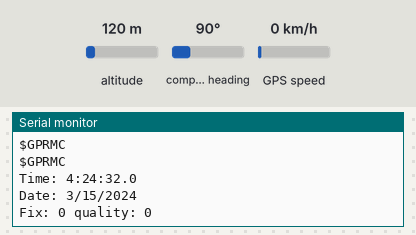
Bench run of a sketch on a simulated Arduino Uno, built with avr-gcc and run on an emulated ATmega328P. Shown: the last lines printed to the serial monitor. Inputs (shaded band) come from the test bench; at power-on: altitude 120 m, compass heading 90°, GPS speed 0 km/h. The GPS gets a fix after 3 s at 37.7749, -122.4194 with 8 satellites.

Above: at 2.2 s.
2.3 s: altitude set to 20 m
At 3.8 s:
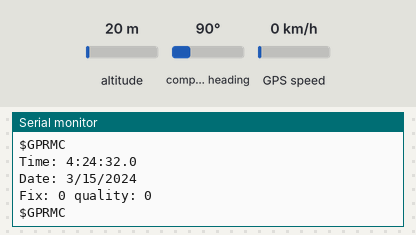
5.5 s: compass heading set to 7°
At 6.3 s:
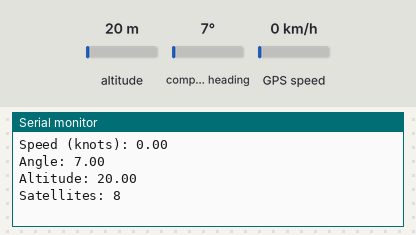
7.0 s: GPS speed set to 2 km/h
At 7.6 s:
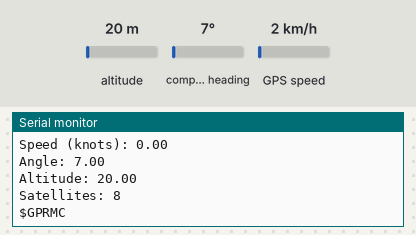
Timing chart, 0 to 10.0 s (numbered marks = the images above; inputs shaded):
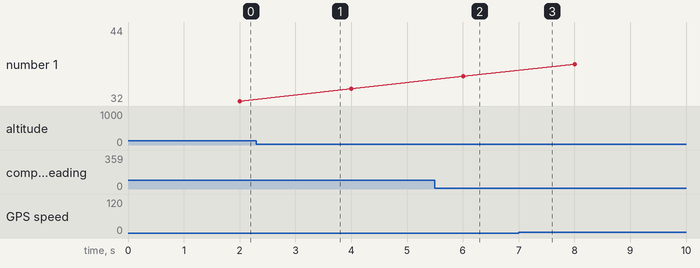

The sketch:

GPS_Module_test.ino
```cpp
#include "Adafruit_GPS.h"
#include "SoftwareSerial.h"
SoftwareSerial serial(3, 2);
Adafruit_GPS GPS(&serial);

// Set GPSECHO to 'false' to turn off echoing the GPS data to the Serial console
// Set to 'true' if you want to debug and listen to the raw GPS sentences
#define GPSECHO false

// this keeps track of whether we're using the interrupt
// off by default!
boolean usingInterrupt = false;
int hours = 0;

void setup()
{
  // connect at 115200 so we can read the GPS fast enough and echo without dropping chars
  // also spit it out
  Serial.begin(115200);
  Serial.println("Adafruit GPS library basic test!");

  // 9600 NMEA is the default baud rate for Adafruit MTK GPS's- some use 4800
  GPS.begin(9600);
  // uncomment this line to turn on RMC (recommended minimum) and GGA (fix data) including altitude
  GPS.sendCommand(PMTK_SET_NMEA_OUTPUT_RMCGGA);
  // uncomment this line to turn on only the "minimum recommended" data
  //GPS.sendCommand(PMTK_SET_NMEA_OUTPUT_RMCONLY);
  // For parsing data, we don't suggest using anything but either RMC only or RMC+GGA since
  // the parser doesn't care about other sentences at this time
  // Set the update rate
  GPS.sendCommand(PMTK_SET_NMEA_UPDATE_1HZ); // 1 Hz update rate
  // For the parsing code to work nicely and have time to sort thru the data, and
  // print it out we don't suggest using anything higher than 1 Hz

  // Request updates on antenna status, comment out to keep quiet
  GPS.sendCommand(PGCMD_ANTENNA);

  delay(1000);
  // Ask for firmware version
  Serial.println(PMTK_Q_RELEASE);
}


uint32_t timer = millis();
void loop() // run over and over again
{
  // read data from the GPS in the 'main loop'
  char c = GPS.read();
  // if you want to debug, this is a good time to do it!
  if (GPSECHO)
    if (c) Serial.print(c);
  // if a sentence is received, we can check the checksum, parse it...
  if (GPS.newNMEAreceived()) {
    // a tricky thing here is if we print the NMEA sentence, or data
    // we end up not listening and catching other sentences!
    // so be very wary if using OUTPUT_ALLDATA and trytng to print out data
    Serial.println(GPS.lastNMEA()); // this also sets the newNMEAreceived() flag to false
    if (!GPS.parse(GPS.lastNMEA())) // this also sets the newNMEAreceived() flag to false
      return; // we can fail to parse a sentence in which case we should just wait for another
  }
  // if millis() or timer wraps around, we'll just reset it
  if (timer > millis()) timer = millis();

  // approximately every 2 seconds or so, print out the current stats

  hours = GPS.hour -6;
  if(hours > 12) hours-=12;
  if(hours<= 0) hours+=12;

  if (millis() - timer > 2000) {
    timer = millis(); // reset the timer
    Serial.print("\nTime: ");
    Serial.print(hours, DEC); Serial.print(':');
    Serial.print(GPS.minute, DEC); Serial.print(':');
    Serial.print(GPS.seconds, DEC); Serial.print('.');
    Serial.println(GPS.milliseconds);
    Serial.print("Date: ");
    Serial.print(GPS.month , DEC); Serial.print('/');
    Serial.print(GPS.day, DEC); Serial.print("/20");
    Serial.println(GPS.year, DEC);
    Serial.print("Fix: "); Serial.print((int)GPS.fix);
    Serial.print(" quality: "); Serial.println((int)GPS.fixquality);
//If GPS module has a fix, line by line prints the GPS information
    if (GPS.fix) {
      Serial.print("Location: ");
      Serial.print(GPS.latitude, 4); Serial.print(GPS.lat);
      Serial.print(", ");
      Serial.print(GPS.longitude, 4); Serial.println(GPS.lon);
      Serial.print("Location (in degrees, works with Google Maps): ");
      Serial.print(GPS.latitudeDegrees, 4);
      Serial.print(", ");
      Serial.println(GPS.longitudeDegrees, 4);
      Serial.print("Speed (knots): "); Serial.println(GPS.speed);
      Serial.print("Angle: "); Serial.println(GPS.angle);
      Serial.print("Altitude: "); Serial.println(GPS.altitude);
      Serial.print("Satellites: "); Serial.println((int)GPS.satellites);
    }
  }
}
```

Measured:
- after the input at 5.5 s, the serial monitor: prints a new line after 0.52 s (image 2)
